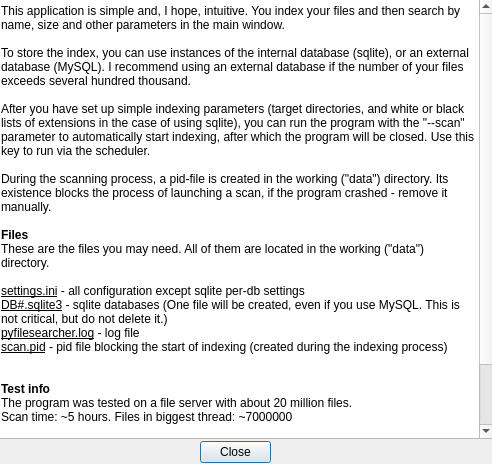
<?xml version="1.0" encoding="UTF-8"?>
<ui version="4.0">
 <class>Dialog</class>
 <widget class="QDialog" name="Dialog">
  <property name="enabled">
   <bool>true</bool>
  </property>
  <property name="geometry">
   <rect>
    <x>0</x>
    <y>0</y>
    <width>492</width>
    <height>464</height>
   </rect>
  </property>
  <property name="sizePolicy">
   <sizepolicy hsizetype="Fixed" vsizetype="Fixed">
    <horstretch>0</horstretch>
    <verstretch>0</verstretch>
   </sizepolicy>
  </property>
  <property name="minimumSize">
   <size>
    <width>492</width>
    <height>464</height>
   </size>
  </property>
  <property name="maximumSize">
   <size>
    <width>492</width>
    <height>464</height>
   </size>
  </property>
  <property name="windowTitle">
   <string>Dialog</string>
  </property>
  <property name="windowIcon">
   <iconset resource="icons.qrc">
    <normaloff>:/icons/icons/manual.svg</normaloff>:/icons/icons/manual.svg</iconset>
  </property>
  <property name="sizeGripEnabled">
   <bool>false</bool>
  </property>
  <widget class="QPushButton" name="pushButton">
   <property name="geometry">
    <rect>
     <x>200</x>
     <y>441</y>
     <width>71</width>
     <height>22</height>
    </rect>
   </property>
   <property name="text">
    <string>Close</string>
   </property>
  </widget>
  <widget class="QTextBrowser" name="textBrowser_2">
   <property name="geometry">
    <rect>
     <x>-4</x>
     <y>-1</y>
     <width>498</width>
     <height>440</height>
    </rect>
   </property>
   <property name="sizePolicy">
    <sizepolicy hsizetype="Maximum" vsizetype="Maximum">
     <horstretch>0</horstretch>
     <verstretch>0</verstretch>
    </sizepolicy>
   </property>
   <property name="html">
    <string>&lt;!DOCTYPE HTML PUBLIC &quot;-//W3C//DTD HTML 4.0//EN&quot; &quot;http://www.w3.org/TR/REC-html40/strict.dtd&quot;&gt;
&lt;html&gt;&lt;head&gt;&lt;meta name=&quot;qrichtext&quot; content=&quot;1&quot; /&gt;&lt;style type=&quot;text/css&quot;&gt;
p, li { white-space: pre-wrap; }
&lt;/style&gt;&lt;/head&gt;&lt;body style=&quot; font-family:'Sans Serif'; font-size:9pt; font-weight:400; font-style:normal;&quot;&gt;
&lt;p style=&quot; margin-top:0px; margin-bottom:0px; margin-left:0px; margin-right:0px; -qt-block-indent:0; text-indent:0px;&quot;&gt;This application is simple and, I hope, intuitive. You index your files and then search by name, size and other parameters in the main window.&lt;/p&gt;
&lt;p style=&quot;-qt-paragraph-type:empty; margin-top:0px; margin-bottom:0px; margin-left:0px; margin-right:0px; -qt-block-indent:0; text-indent:0px;&quot;&gt;&lt;br /&gt;&lt;/p&gt;
&lt;p style=&quot; margin-top:0px; margin-bottom:0px; margin-left:0px; margin-right:0px; -qt-block-indent:0; text-indent:0px;&quot;&gt;To store the index, you can use instances of the internal database (sqlite), or an external database (MySQL). I recommend using an external database if the number of your files exceeds several hundred thousand.&lt;/p&gt;
&lt;p style=&quot;-qt-paragraph-type:empty; margin-top:0px; margin-bottom:0px; margin-left:0px; margin-right:0px; -qt-block-indent:0; text-indent:0px;&quot;&gt;&lt;br /&gt;&lt;/p&gt;
&lt;p style=&quot; margin-top:0px; margin-bottom:0px; margin-left:0px; margin-right:0px; -qt-block-indent:0; text-indent:0px;&quot;&gt;&lt;span style=&quot; color:#000000; background-color:#ffffff;&quot;&gt;After you have set up simple indexing parameters (target directories, and white or black lists of extensions in the case of using sqlite), you can run the program with the &amp;quot;--scan&amp;quot; parameter to automatically start indexing, after which the program will be closed. Use this key to run via the scheduler.&lt;/span&gt;&lt;/p&gt;
&lt;p style=&quot;-qt-paragraph-type:empty; margin-top:0px; margin-bottom:0px; margin-left:0px; margin-right:0px; -qt-block-indent:0; text-indent:0px;&quot;&gt;&lt;br /&gt;&lt;/p&gt;
&lt;p style=&quot; margin-top:0px; margin-bottom:0px; margin-left:0px; margin-right:0px; -qt-block-indent:0; text-indent:0px;&quot;&gt;&lt;span style=&quot; color:#000000; background-color:#ffffff;&quot;&gt;During the scanning process, a pid-file is created in the working (&amp;quot;data&amp;quot;) directory. Its existence blocks the process of launching a scan, if the program crashed - remove it manually.&lt;/span&gt;&lt;span style=&quot; color:#000000;&quot;&gt;&lt;br /&gt;&lt;/span&gt;&lt;/p&gt;
&lt;p style=&quot; margin-top:0px; margin-bottom:0px; margin-left:0px; margin-right:0px; -qt-block-indent:0; text-indent:0px;&quot;&gt;&lt;span style=&quot; font-weight:600; color:#000000;&quot;&gt;Files&lt;/span&gt;&lt;/p&gt;
&lt;p style=&quot; margin-top:0px; margin-bottom:0px; margin-left:0px; margin-right:0px; -qt-block-indent:0; text-indent:0px;&quot;&gt;These are the files you may need. All of them are located in the working (&lt;span style=&quot; color:#000000; background-color:#ffffff;&quot;&gt;&amp;quot;data&amp;quot;)&lt;/span&gt; directory.&lt;/p&gt;
&lt;p style=&quot;-qt-paragraph-type:empty; margin-top:0px; margin-bottom:0px; margin-left:0px; margin-right:0px; -qt-block-indent:0; text-indent:0px;&quot;&gt;&lt;br /&gt;&lt;/p&gt;
&lt;p style=&quot; margin-top:0px; margin-bottom:0px; margin-left:0px; margin-right:0px; -qt-block-indent:0; text-indent:0px;&quot;&gt;&lt;span style=&quot; text-decoration: underline; color:#000000;&quot;&gt;settings.ini&lt;/span&gt;&lt;span style=&quot; color:#000000;&quot;&gt; - all configuration except sqlite per-db settings&lt;/span&gt;&lt;/p&gt;
&lt;p style=&quot; margin-top:0px; margin-bottom:0px; margin-left:0px; margin-right:0px; -qt-block-indent:0; text-indent:0px;&quot;&gt;&lt;span style=&quot; text-decoration: underline; color:#000000;&quot;&gt;DB#.sqlite3&lt;/span&gt;&lt;span style=&quot; color:#000000;&quot;&gt; - sqlite databases (One file will be created, even if you use MySQL. This is not critical, but do not delete it.)&lt;/span&gt;&lt;/p&gt;
&lt;p style=&quot; margin-top:0px; margin-bottom:0px; margin-left:0px; margin-right:0px; -qt-block-indent:0; text-indent:0px;&quot;&gt;&lt;span style=&quot; text-decoration: underline; color:#000000;&quot;&gt;pyfilesearcher.log&lt;/span&gt;&lt;span style=&quot; color:#000000;&quot;&gt; - log file&lt;/span&gt;&lt;/p&gt;
&lt;p style=&quot; margin-top:0px; margin-bottom:0px; margin-left:0px; margin-right:0px; -qt-block-indent:0; text-indent:0px;&quot;&gt;&lt;span style=&quot; text-decoration: underline; color:#000000;&quot;&gt;scan.pid&lt;/span&gt;&lt;span style=&quot; color:#000000;&quot;&gt; - pid file blocking the start of indexing (created during the indexing process)&lt;/span&gt;&lt;/p&gt;
&lt;p style=&quot;-qt-paragraph-type:empty; margin-top:0px; margin-bottom:0px; margin-left:0px; margin-right:0px; -qt-block-indent:0; text-indent:0px; color:#000000;&quot;&gt;&lt;br /&gt;&lt;/p&gt;
&lt;p style=&quot;-qt-paragraph-type:empty; margin-top:0px; margin-bottom:0px; margin-left:0px; margin-right:0px; -qt-block-indent:0; text-indent:0px; color:#000000;&quot;&gt;&lt;br /&gt;&lt;/p&gt;
&lt;p style=&quot; margin-top:0px; margin-bottom:0px; margin-left:0px; margin-right:0px; -qt-block-indent:0; text-indent:0px;&quot;&gt;&lt;span style=&quot; font-weight:600; color:#000000;&quot;&gt;Test info&lt;/span&gt;&lt;/p&gt;
&lt;p style=&quot; margin-top:0px; margin-bottom:0px; margin-left:0px; margin-right:0px; -qt-block-indent:0; text-indent:0px;&quot;&gt;&lt;span style=&quot; color:#000000; background-color:#ffffff;&quot;&gt;The program was tested on a file server with about 20 million files. &lt;/span&gt;&lt;/p&gt;
&lt;p style=&quot; margin-top:0px; margin-bottom:0px; margin-left:0px; margin-right:0px; -qt-block-indent:0; text-indent:0px;&quot;&gt;&lt;span style=&quot; color:#000000; background-color:#ffffff;&quot;&gt;Scan time: ~5 hours. Files in biggest thread: ~7000000 &lt;/span&gt;&lt;span style=&quot; color:#000000;&quot;&gt;&lt;br /&gt;&lt;/span&gt;&lt;/p&gt;
&lt;p style=&quot; margin-top:0px; margin-bottom:0px; margin-left:0px; margin-right:0px; -qt-block-indent:0; text-indent:0px;&quot;&gt;&lt;span style=&quot; color:#000000; background-color:#ffffff;&quot;&gt;My MySQL parameters:&lt;/span&gt;&lt;span style=&quot; color:#000000;&quot;&gt;&lt;br /&gt;&lt;/span&gt;innodb_buffer_pool_size = 3000M&lt;/p&gt;
&lt;p style=&quot; margin-top:0px; margin-bottom:0px; margin-left:0px; margin-right:0px; -qt-block-indent:0; text-indent:0px;&quot;&gt;innodb_log_file_size = 128M&lt;/p&gt;
&lt;p style=&quot; margin-top:0px; margin-bottom:0px; margin-left:0px; margin-right:0px; -qt-block-indent:0; text-indent:0px;&quot;&gt;innodb_log_buffer_size = 4M&lt;/p&gt;
&lt;p style=&quot; margin-top:0px; margin-bottom:0px; margin-left:0px; margin-right:0px; -qt-block-indent:0; text-indent:0px;&quot;&gt;innodb_flush_method = O_DIRECT&lt;/p&gt;&lt;/body&gt;&lt;/html&gt;</string>
   </property>
  </widget>
  <zorder>textBrowser_2</zorder>
  <zorder>pushButton</zorder>
 </widget>
 <resources>
  <include location="icons.qrc"/>
 </resources>
 <connections/>
</ui>
